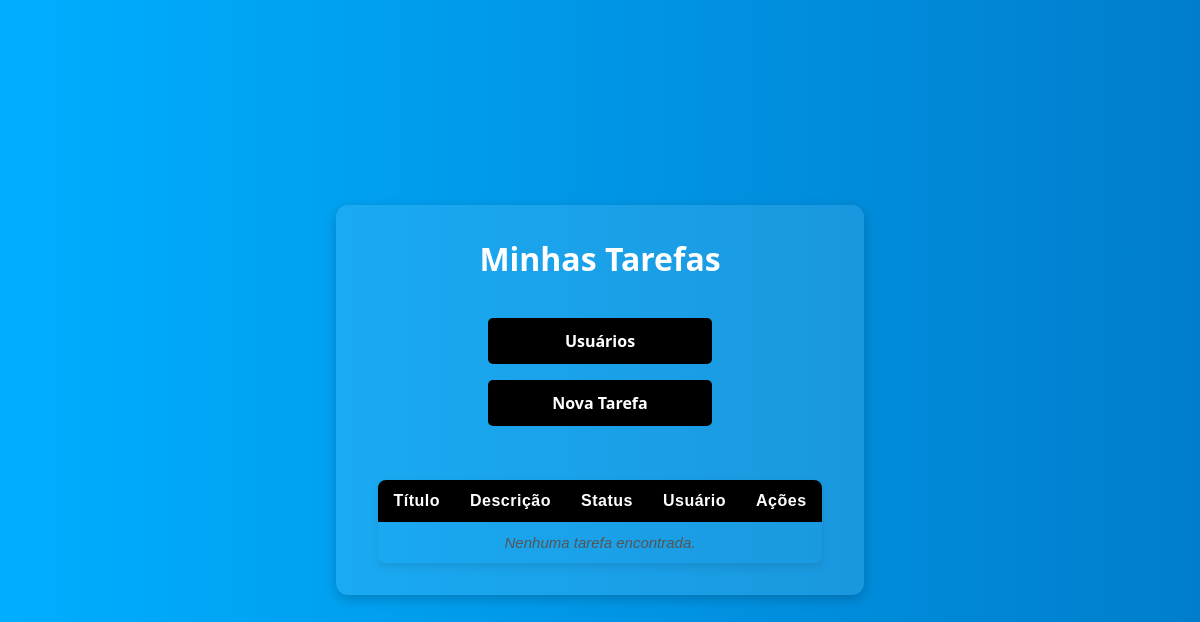
/tasks, run on an earlier commit of the app's database.
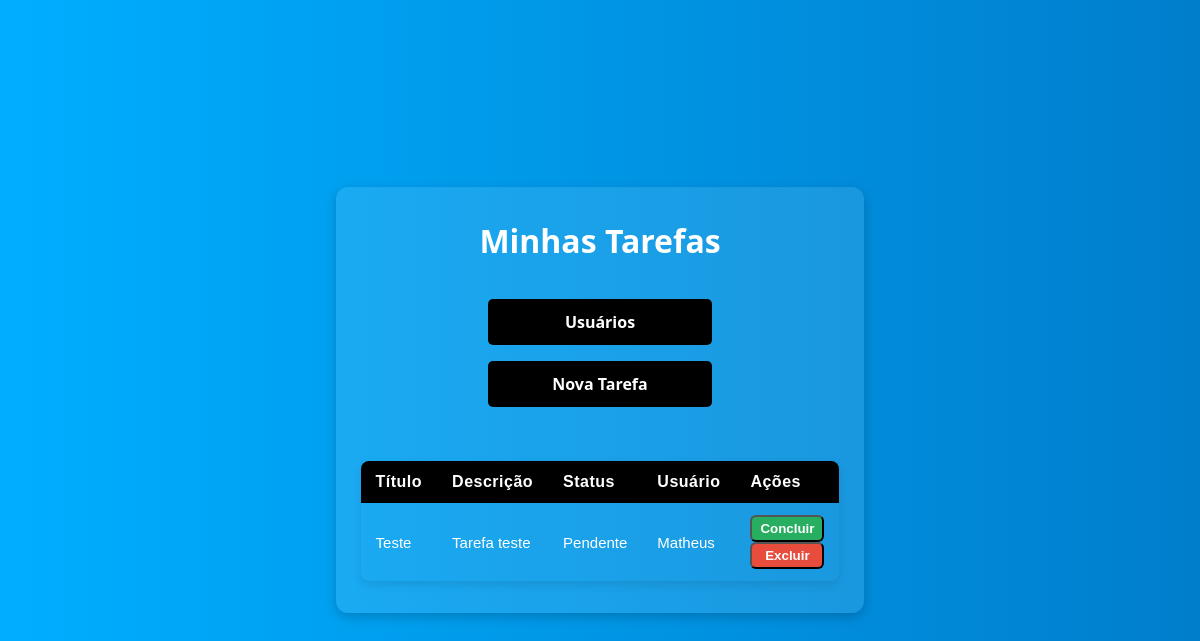
And on a later commit of the database.
### models/task.py (models this page shows, shortened)
class Task(db.Model):
    __tablename__ = 'tasks'
    id = db.Column(db.Integer, primary_key=True)
    title = db.Column(db.String(100), nullable=False)
    description = db.Column(db.String(200))
    status = db.Column(db.String(100), nullable=False, default="Pendente")
    user_id = db.Column(db.Integer, db.ForeignKey('users.id'), nullable=False)
    user = db.relationship('User', backref=db.backref('tasks', lazy=True))

### models/user.py (models this page shows)
class User(db.Model): # Declaração de um novo modelo/tabela: User
    id = db.Column(db.Integer, primary_key=True) # Define uma coluna ...
    name = db.Column(db.String(100), nullable=False)
    email = db.Column(db.String(100), unique=True, nullable=False)
    __tablename__ = 'users'

### controllers/task_controller.py (the view)
    @staticmethod
    def list_tasks():
        tasks = Task.query.all()
        return render_template("tasks.html", tasks=tasks)

### view/templates/tasks.html (shortened to what this page needs)
<!DOCTYPE html>
<html lang="pt-br">
<head>
    <link rel="stylesheet" href="{{ url_for('static', filename='index.css') }}">
</head>
<body>
    <div id="Container">
        <h1>Minhas Tarefas</h1>
        <a href="{{ url_for('index') }}">Usuários</a>
        <a href="{{ url_for('create_task') }}">Nova Tarefa</a>
        <br />
        <table>
            <thead>
                <tr>
                    <th>Título</th>
                    <th>Descrição</th>
                    <th>Status</th>
                    <th>Usuário</th>
                    <th>Ações</th>
                </tr>
            </thead>
            <tbody>
                {% for task in tasks %}
                <tr>
                    <td>{{ task.title }}</td>
                    <td>{{ task.description }}</td>
                    <td>{{ task.status }}</td>
                    <td>{{ task.user.name }}</td>
                    <td class="acoes">
                        <form action="{{ url_for('update_task_status', task_id=task.id) }}" method="POST">
                            <button id="status" type="submit">
                                {% if task.status == 'Pendente' %}Concluir{% else %}Reabrir{% endif %}
                            </button>
                        </form>
                        <form action="{{ url_for('delete_task', task_id=task.id) }}" method="POST"
                            onsubmit="return confirm('Tem certeza que deseja excluir esta tarefa?')">
                            <button id="excluir" type="submit">Excluir</button>
                        </form>
                    </td>
                </tr>
                {% else %}
                <tr>
                    <td colspan="5">Nenhuma tarefa encontrada.</td>
                </tr>
                {% endfor %}
            </tbody>
        </table>
    </div>
</body>
</html>

### view/styles/index.css (style rules this page uses)
body { display: flex; flex-direction: column; justify-content: center; align-items: center; min-height: 100vh; background: linear-gradient(to right, #00aeff, #007ecc); color: #fff; font-family: 'Segoe UI', Tahoma, Geneva, Verdana, sans-serif; padding: 0; margin: 0; }
#Container { display: flex; align-items: center; flex-direction: column; background-color: rgba(255, 255, 255, 0.1); padding: 2rem 4rem; border-radius: 12px; box-shadow: 0 4px 12px rgba(0, 0, 0, 0.2); gap: 1rem; width: 100%; max-width: 400px; }
h1 { margin-top: 0; }
a { padding: 0.75rem; font-size: 1rem; width: 50%; text-align: center; text-decoration: none; font-weight: bold; cursor: pointer; background-color: #000; color: white; border: none; border-radius: 5px; }
table { border-collapse: collapse; font-family: Arial, sans-serif; box-shadow: 0px 4px 10px rgba(0, 0, 0, 0.1); border-radius: 8px; overflow: hidden; }
thead { background-color: #000; color: #fff; text-align: left; }
thead th { padding: 12px 15px; font-size: 16px; letter-spacing: 0.5px; }
tbody td { padding: 12px 15px; border-bottom: 1px solid #ddd; font-size: 15px; }
tbody tr:last-child td { border-bottom: none; }
.acoes { display: flex; flex-direction: column; }
.acoes button { width: 100%; text-decoration: none; font-weight: bold; padding: 4px 8px; border-radius: 6px; transition: 0.3s ease; }
#status { background-color: #27ae60; color: white; }
#excluir { background-color: #e74c3c; color: white; }

What changed in the data, as far as the page shows it:
added Task: title "Teste", description "Tarefa teste", status "Pendente", user.name "Matheus", shows "Concluir"
Also different on the page:
text no longer shown: "Nenhuma tarefa encontrada."
